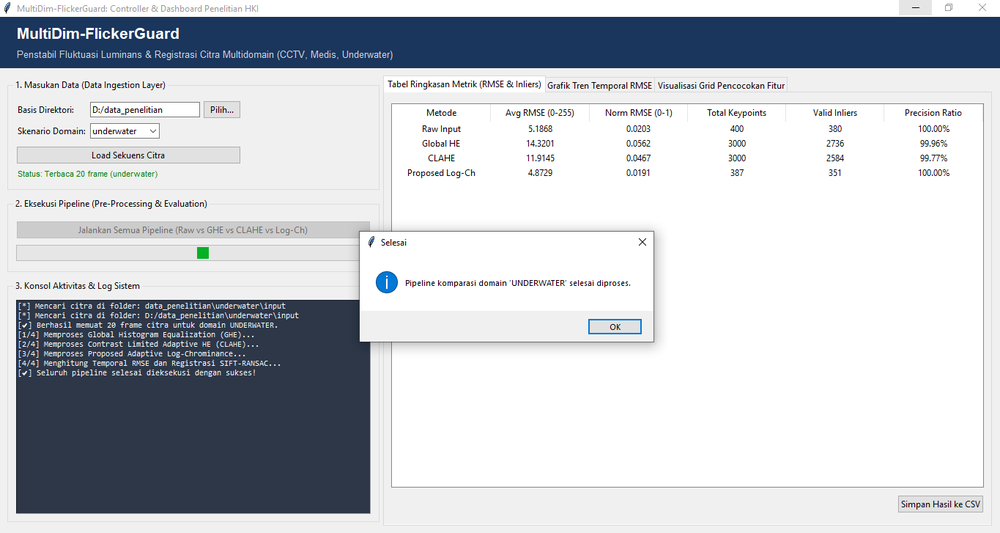
#> input picture AppMain02.PNG, 1000 x 533 px, shrunk from 1365 x 727 before the run; its folder holds only this picture in this run
$ python -i ghe.py   (imports and definitions only)
#> lines starting #> are read from the running program, lines starting #| are printed output that depends on the picture
#> further down, picture is the input picture: shape (533, 1000, 3); mean B, G, R 206.1, 200, 195.9
import cv2
import numpy as np
import os
import glob

def apply_global_he(image):
    """
    Menerapkan Global Histogram Equalization pada citra berwarna.
    Dilakukan pada kanal Y (Luminance) dalam ruang warna YCrCb
    agar tidak merusak keseimbangan warna asli.
    """
    # Konversi dari BGR ke YCrCb
    ycrcb_img = cv2.cvtColor(image, cv2.COLOR_BGR2YCrCb)
#> ycrcb_img: shape (533, 1000, 3); mean of channels 0, 1, 2 199.5, 125.5, 131.7

    # Pisahkan kanal
    y, cr, cb = cv2.split(ycrcb_img)
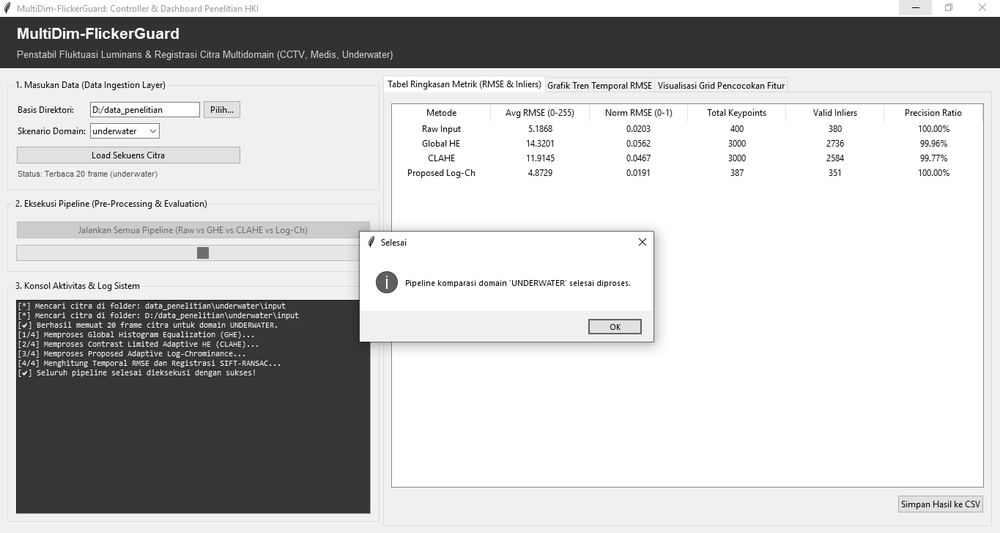
#> y: shape (533, 1000); min 7, max 255, mean 199.5
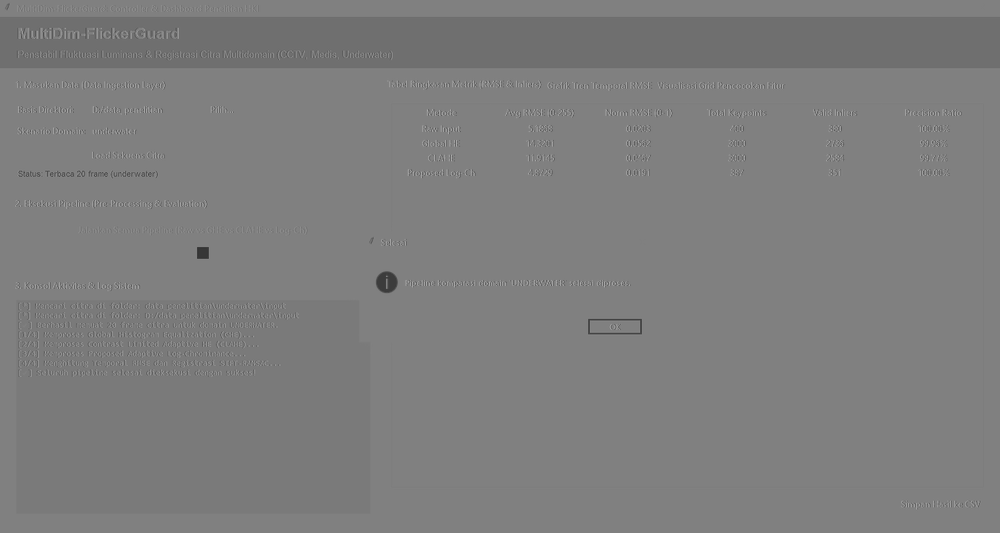
#> cr: shape (533, 1000); min 52, max 173, mean 125.5
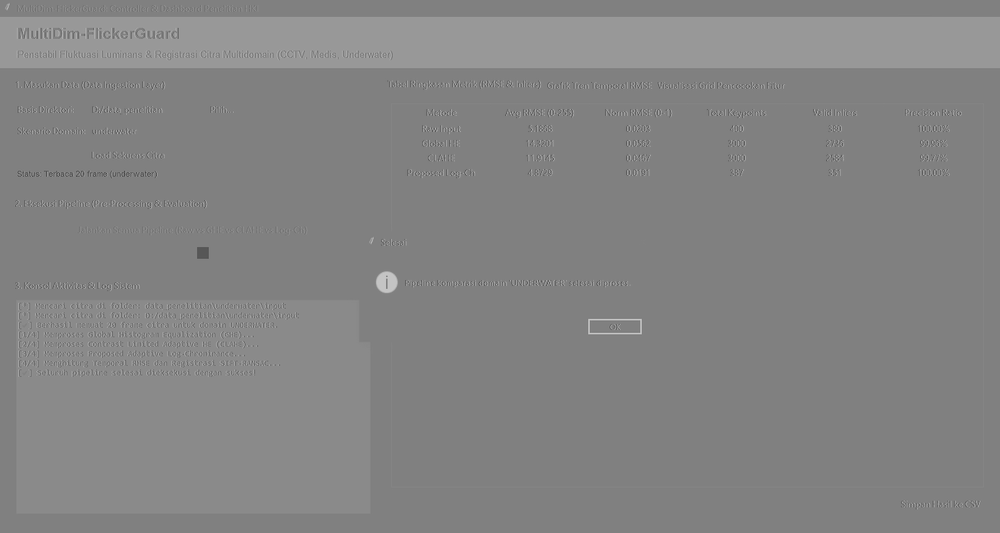
#> cb: shape (533, 1000); min 67, max 201, mean 131.7

    # Terapkan Global Histogram Equalization pada kanal Y
    y_eq = cv2.equalizeHist(y)
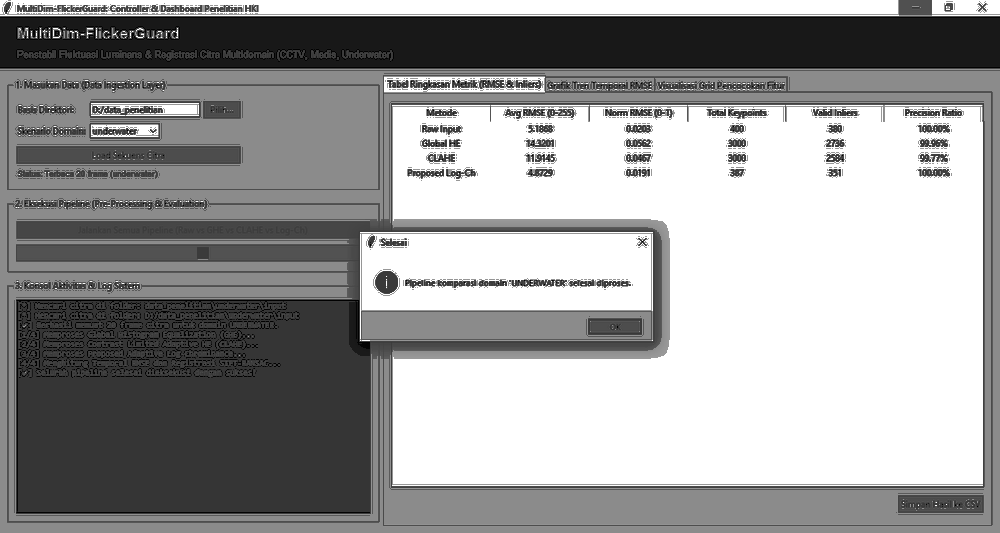
#> y_eq: shape (533, 1000); min 0, max 255, mean 154.9

    # Gabungkan kembali kanal
    updated_ycrcb = cv2.merge((y_eq, cr, cb))
#> updated_ycrcb: shape (533, 1000, 3); mean of channels 0, 1, 2 154.9, 125.5, 131.7

    # Konversi kembali ke BGR
    result = cv2.cvtColor(updated_ycrcb, cv2.COLOR_YCrCb2BGR)
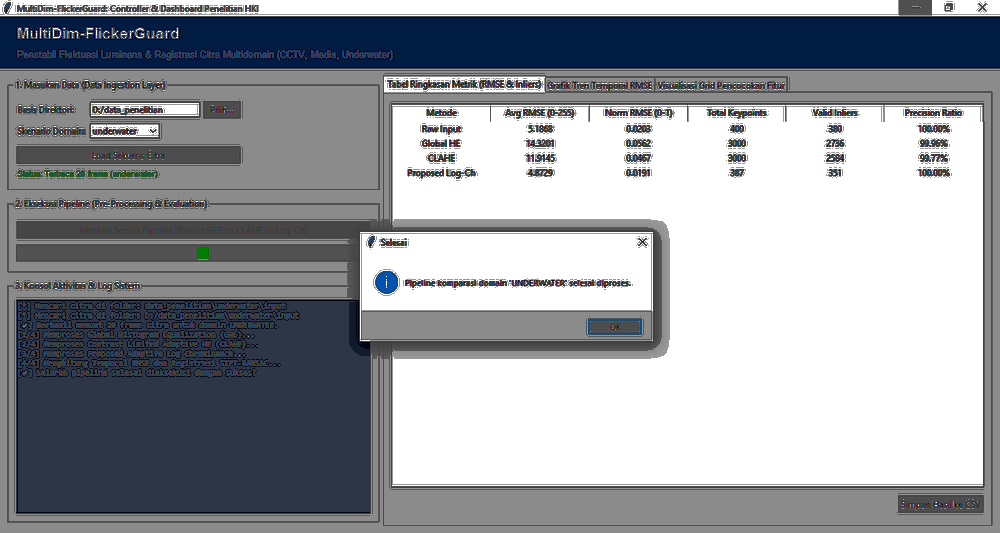
#> result: shape (533, 1000, 3); mean B, G, R 161.6, 155.5, 151.7
    return result

def process_flicker_reduction(scenario_name, input_folder, output_folder):
    print(f"--- Memproses Skenario: {scenario_name} ---")

    # Buat folder output jika belum ada
    if not os.path.exists(output_folder):
        os.makedirs(output_folder)

    # Ambil semua file gambar (jpg/png)
    image_files = sorted(glob.glob(os.path.join(input_folder, "*.[jp][pn][g]")))

    if not image_files:
        print(f"Peringatan: Tidak ada gambar ditemukan di {input_folder}")
        return

    for img_path in image_files:
        filename = os.path.basename(img_path)
        img = cv2.imread(img_path)

        if img is None:
            continue

        # Proses Global HE
        processed_img = apply_global_he(img)

        # Simpan hasil
        cv2.imwrite(os.path.join(output_folder, filename), processed_img)

    print(f"Selesai! Hasil disimpan di: {output_folder}\n")

# --- Eksekusi Program ---

# Definisikan path folder (Sesuaikan dengan direktori Anda)
base_path = "data_penelitian/"
scenarios = ["cctv", "medical", "underwater"]

# [5 lines not run here, left out]

>>> import cv2
>>> picture = cv2.imread('AppMain02.PNG')
>>> result = apply_global_he(picture)

$ run again, on MainAPP01.PNG
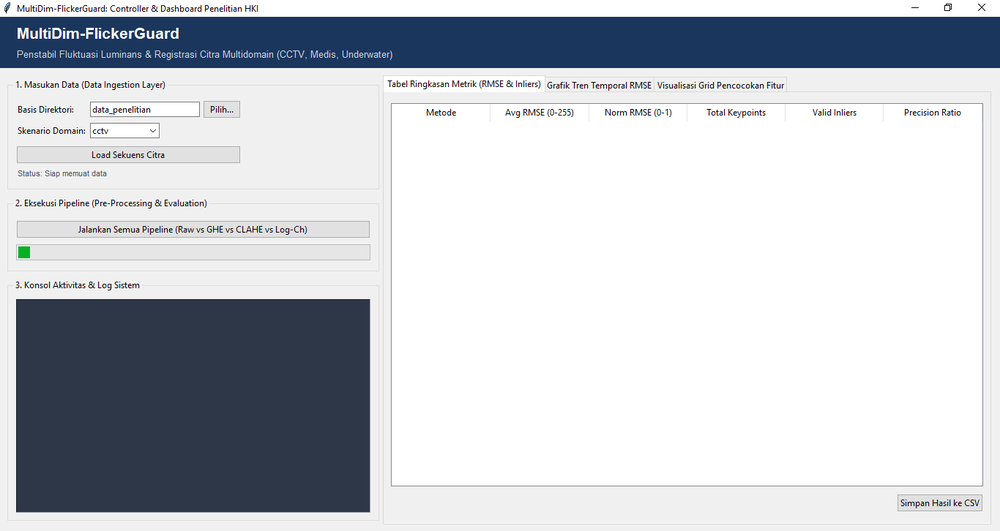
#> input picture MainAPP01.PNG, 1000 x 531 px, shrunk from 1366 x 726 before the run
#> picture is the input picture: shape (531, 1000, 3); mean B, G, R 206.5, 200.3, 196.3
#> ycrcb_img: shape (531, 1000, 3); mean of channels 0, 1, 2 199.8, 125.6, 131.7
#> in apply_global_he, `y_eq = cv2.equalizeHist(y)`:
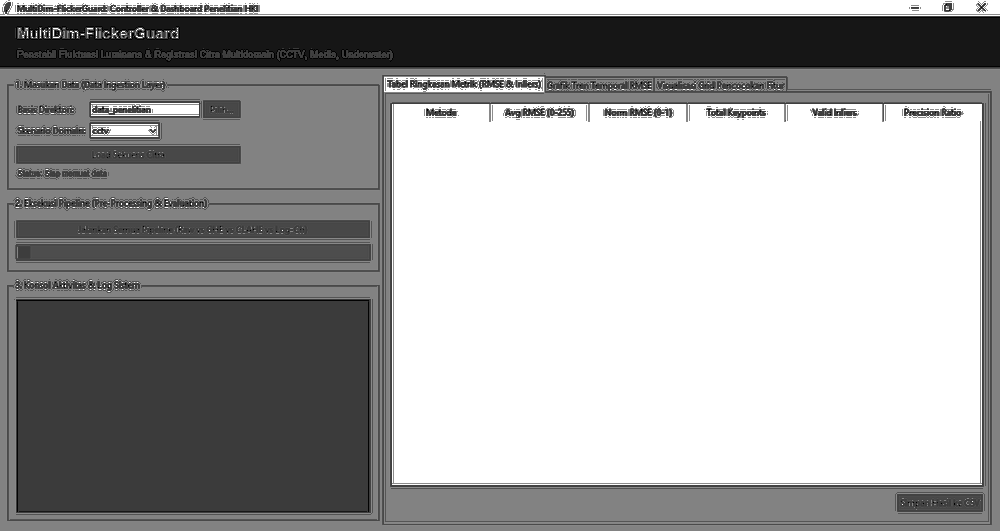
#> y_eq: shape (531, 1000); min 0, max 255, mean 160.2
#> updated_ycrcb: shape (531, 1000, 3); mean of channels 0, 1, 2 160.2, 125.6, 131.7
#> in apply_global_he, `result = cv2.cvtColor(updated_ycrcb, cv2.COLOR_YCrCb2BGR)`:
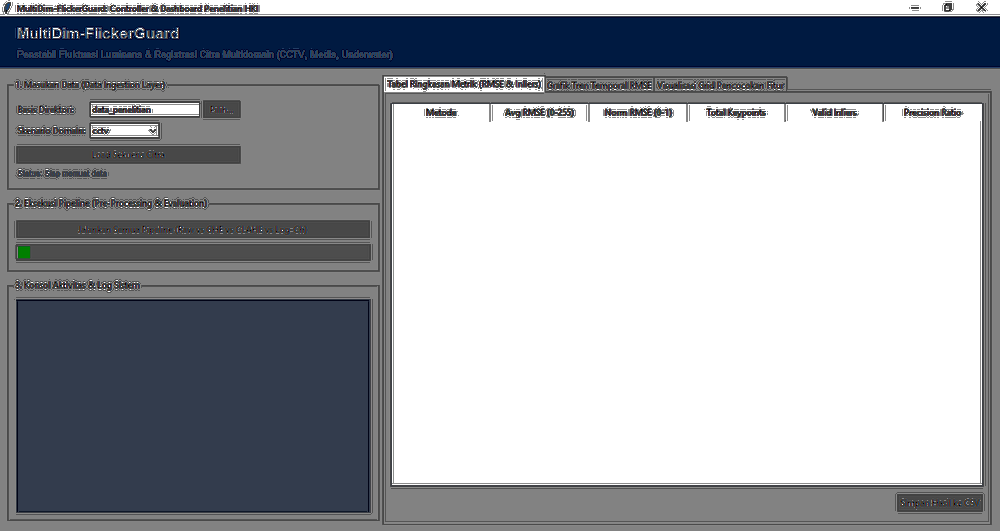
#> result: shape (531, 1000, 3); mean B, G, R 166.9, 160.7, 157.2
